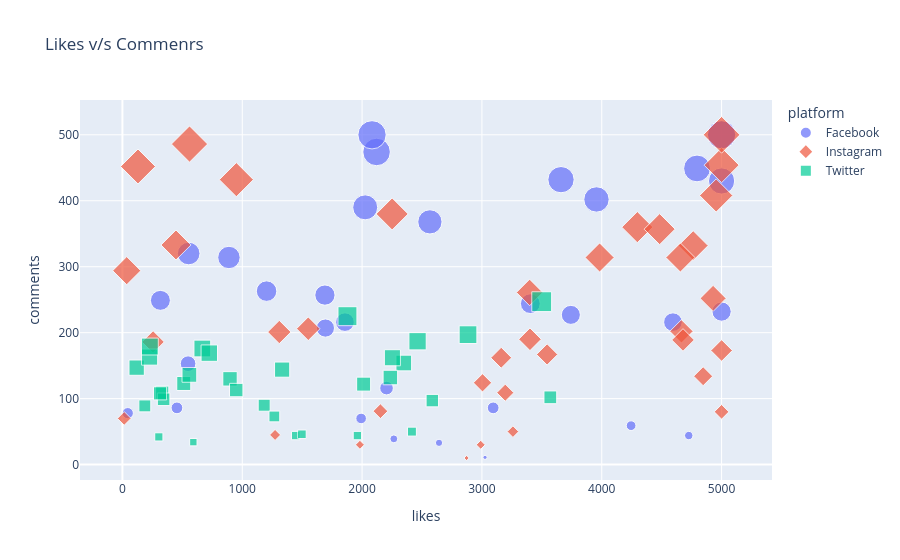

The code cell stored with this chart in its notebook:
### Markdown cell above
## Scatter

### Code cell
fig=px.scatter(sm,
              x='likes',
              y='comments',
               color='platform',
               symbol='platform',
               size='comments',
               title='Likes v/s Commenrs'
)
fig.show()

### Figure 1 — Plotly figure (JSON) as saved in the notebook; plotly's stock layout.template omitted (floating-point values rounded to 4 significant figures)
{"data": [{"hovertemplate": "platform=Facebook<br>likes=%{x}<br>comments=%{marker.size}<extra></extra>", "legendgroup": "Facebook", "marker": {"color": "#636efa", "size": [474, 432, 249, 78, 314, 86, 70, 500, 153, 216, 449, 500, 59, 430, 44, 232, 116, 227, 39, 390, 86, 257, 11, 500, 320, 33, 263, 368, 244, 402, 216, 207], "sizemode": "area", "sizeref": 1.25, "symbol": "circle"}, "mode": "markers", "name": "Facebook", "orientation": "v", "showlegend": true, "type": "scatter", "x": [2121, 3660, 317, 45, 889, 455, 1992, 2083, 548, 4594, 4795, 5000, 4245, 5000, 4726, 5000, 2204, 3742, 2265, 2026, 3094, 1690, 3026, 5000, 553, 2642, 1203, 2566, 3404, 3956, 1857, 1694], "xaxis": "x", "y": [474, 432, 249, 78, 314, 86, 70, 500, 153, 216, 449, 500, 59, 430, 44, 232, 116, 227, 39, 390, 86, 257, 11, 500, 320, 33, 263, 368, 244, 402, 216, 207], "yaxis": "y"}, {"hovertemplate": "platform=Instagram<br>likes=%{x}<br>comments=%{marker.size}<extra></extra>", "legendgroup": "Instagram", "marker": {"color": "#EF553B", "size": [408, 186, 30, 45, 10, 80, 162, 202, 201, 333, 252, 50, 380, 206, 360, 190, 134, 332, 167, 452, 314, 486, 261, 454, 81, 30, 189, 314, 173, 70, 109, 432, 124, 294, 500, 357], "sizemode": "area", "sizeref": 1.25, "symbol": "diamond"}, "mode": "markers", "name": "Instagram", "orientation": "v", "showlegend": true, "type": "scatter", "x": [4955, 256, 1982, 1274, 2872, 5000, 3161, 4665, 1309, 447, 4929, 3259, 2251, 1551, 4297, 3401, 4846, 4763, 3544, 130, 3982, 560, 3398, 5000, 2153, 2990, 4678, 4656, 5000, 15, 3195, 951, 3005, 36, 5000, 4483], "xaxis": "x", "y": [408, 186, 30, 45, 10, 80, 162, 202, 201, 333, 252, 50, 380, 206, 360, 190, 134, 332, 167, 452, 314, 486, 261, 454, 81, 30, 189, 314, 173, 70, 109, 432, 124, 294, 500, 357], "yaxis": "y"}, {"hovertemplate": "platform=Twitter<br>likes=%{x}<br>comments=%{marker.size}<extra></extra>", "legendgroup": "Twitter", "marker": {"color": "#00cc96", "size": [90, 247, 225, 44, 42, 144, 154, 123, 122, 136, 44, 109, 130, 147, 162, 187, 176, 97, 132, 169, 73, 113, 46, 34, 99, 163, 89, 102, 50, 197, 108, 179], "sizemode": "area", "sizeref": 1.25, "symbol": "square"}, "mode": "markers", "name": "Twitter", "orientation": "v", "showlegend": true, "type": "scatter", "x": [1183, 3499, 1878, 1446, 304, 1333, 2348, 512, 2013, 559, 1961, 332, 898, 119, 2253, 2463, 667, 2586, 2236, 725, 1268, 950, 1498, 592, 344, 227, 187, 3571, 2416, 2884, 314, 229], "xaxis": "x", "y": [90, 247, 225, 44, 42, 144, 154, 123, 122, 136, 44, 109, 130, 147, 162, 187, 176, 97, 132, 169, 73, 113, 46, 34, 99, 163, 89, 102, 50, 197, 108, 179], "yaxis": "y"}], "layout": {"legend": {"itemsizing": "constant", "title": {"text": "platform"}, "tracegroupgap": 0}, "title": {"text": "Likes v/s Commenrs"}, "xaxis": {"anchor": "y", "domain": [0, 1], "title": {"text": "likes"}}, "yaxis": {"anchor": "x", "domain": [0, 1], "title": {"text": "comments"}}}}
